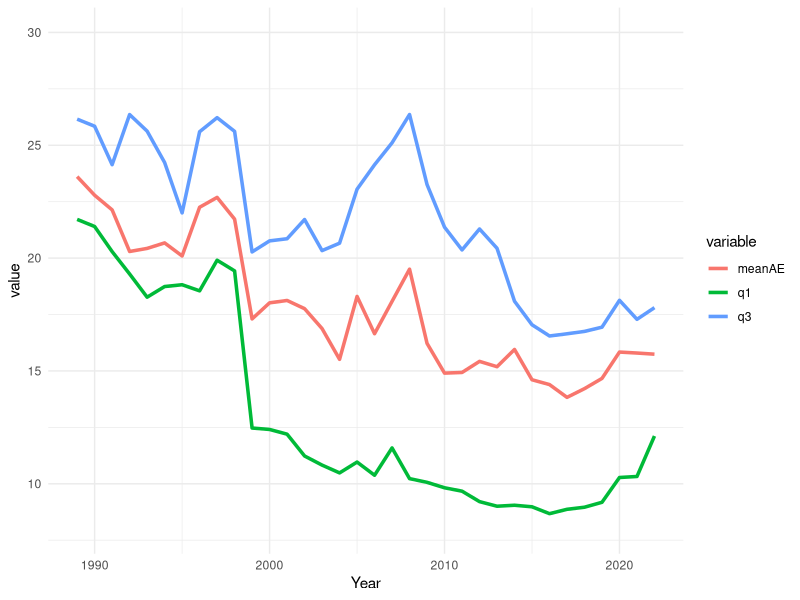
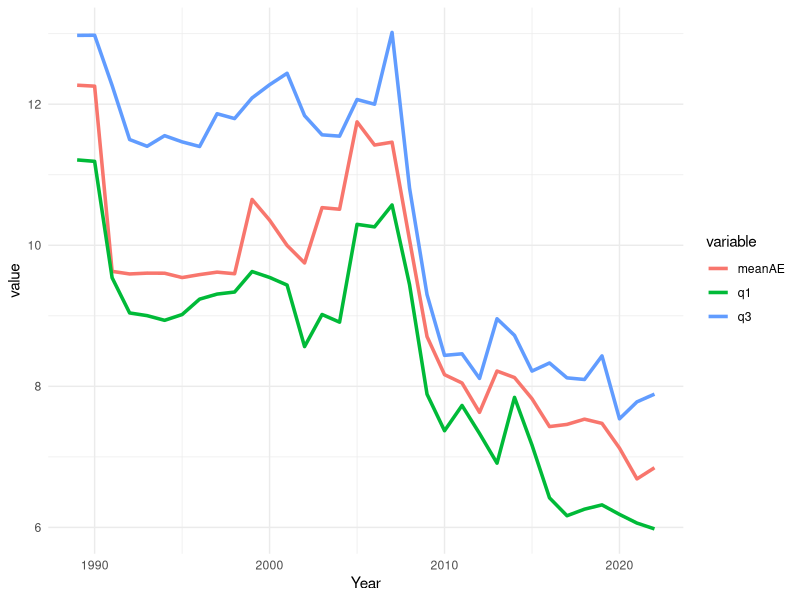
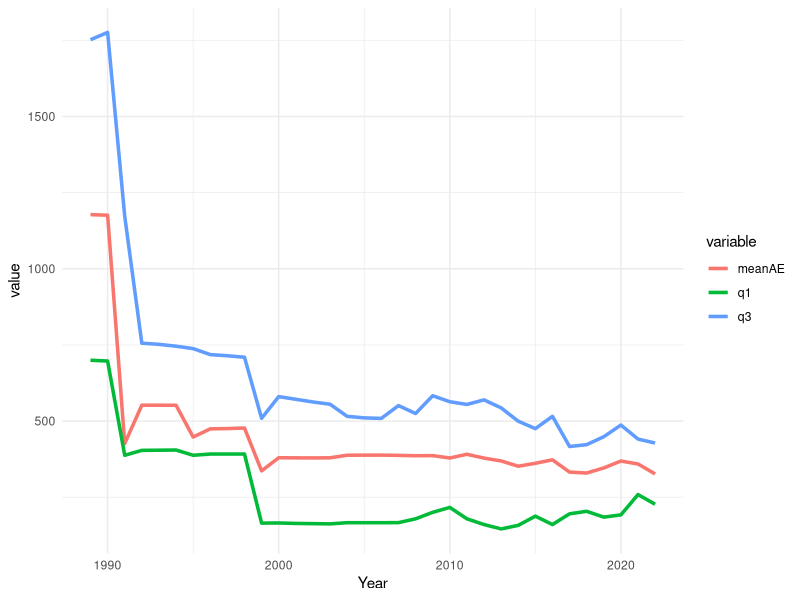

Here is the R script that generated these plots, in order: (Note: this script raises an error after producing the figures.)
# relevant liabrary
library(readxl)
library(tidyverse)


# loading the data
data <- read_excel("Data for analysis.xlsx", 
                                sheet = "Final")
data <- na.omit(data)

# summary statistics for the banks

leverdUnleverd <- data %>% 
  group_by(`Bank Name`) %>% 
  summarise(
    N = n(),
    Min = min(`Assets/Equity`),
    Mean = mean(`Assets/Equity`),
    q1 = quantile(`Assets/Equity`,probs = 0.25),
    Median = median(`Assets/Equity`),
    q3 = quantile(`Assets/Equity`,probs = 0.75),
    Max = max(`Assets/Equity`)
    
  )

# 1st and 4th quantile of the overall asset/equity
  
data %>% 
  summarise(
    quantile = quantile(`Assets/Equity`, probs = c(0.25,0.75))
  )

# finding the levered and unlevered firms

leverdUnleverd %>% 
  filter(q1<=10.7 | q1>=21.3) %>% 
  arrange(q1)



# partioning the data in the highly levered and lower levered dataset

dataPart <- data %>% 
  # select(`Bank Name`, Year, LL, HL) %>% 
  mutate(
    LL = case_when(
    `Bank Name`== "Truist Financial"~1,
    `Bank Name`== "M&T Bank"~1,
    `Bank Name`== "PNC"~1,
    `Bank Name`== "Fifth Third Bancorp"~1,
    `Bank Name`== "Bank of New York Mellon"~1,
    `Bank Name`== "Bank of America"~1,
    `Bank Name`== "US Bancorp"~1,
    `Bank Name`== "JPMorgan Chase"~1,
    TRUE ~ 0),
    HL = case_when(
      `Bank Name`== "Deutsche Bank"~1,
      TRUE ~ 0)) 

dataPart %>% 
  # group_by(LL,HL) %>% 
  filter(HL==1 | LL==1) %>%
  group_by(LL,HL) %>%
  summarise(
    obs=n(),
    assets=mean(`Total Assets`/1000),
    costOfDebtFinancing = mean(`Interest Expense%`),
    growthRateOfDebtFinancing =mean(`Equity Growth`),
    growthRateOfLending = mean(`Loan Growth`),
    assetRisk = sd(`Total Assets`),
    ROA = mean(`Return on Assets`)
    
    
  ) %>% t()


# variable summary stat (x_it) plus macro variables
# N, mean, std.dev, min, max

dataPart %>% 
  summarise(
    N=n(),
    MeanEq = mean(log(`Total Common Equity`)),
    MeanAss = mean(log(`Total Common Equity`)),
    MeanEq = mean(log(`Total Common Equity`))
    
  )






# Need to draw the figures (4 figures)

library(ggplot2)

# Asset and total equity (i)

data %>% 
  group_by(Year) %>% 
  summarise(
    meanAE=median(`Assets/Equity`),
    q1 = quantile(`Assets/Equity`, probs = 0.25),
    q3 = quantile(`Assets/Equity`, probs = 0.75)
  ) %>% 
  ungroup() %>% 
  pivot_longer(cols = -Year,names_to = "variable",values_to = "value") %>% 
  ggplot(mapping = aes(x=Year, y= value, col =variable))+
  geom_line(size =1.2)+
  ylim(c(8,30))+
  theme_minimal()

# RWA and Tier 1 capital ratio (iii)

data %>% 
  group_by(Year) %>% 
  summarise(
    meanAE=median(`RWA/Tier 1`),
    q1 = quantile(`RWA/Tier 1`, probs = 0.25),
    q3 = quantile(`RWA/Tier 1`, probs = 0.75)
  ) %>% 
  ungroup() %>% 
  pivot_longer(cols = -Year,names_to = "variable",values_to = "value") %>% 
  ggplot(mapping = aes(x=Year, y= value, col =variable))+
  geom_line(size =1.2)+
  # ylim(c(8,30))+
  theme_minimal()
  

# Total fair value of the asset and the market value of the equity (need the market value of equity) (iv)

data %>% 
  group_by(Year) %>% 
  summarise(
    meanAE=median(`Total Fair Value Assets/Total Equity`),
    q1 = quantile(`Total Fair Value Assets/Total Equity`, probs = 0.25),
    q3 = quantile(`Total Fair Value Assets/Total Equity`, probs = 0.75)
  ) %>% 
  ungroup() %>% 
  pivot_longer(cols = -Year,names_to = "variable",values_to = "value") %>% 
  ggplot(mapping = aes(x=Year, y= value, col =variable))+
  geom_line(size =1.2)+
  # ylim(c(8,30))+
  theme_minimal()





# questions 1: Elasticity of bank activity with respect to bank capital
# log (total asset) == log (total equity)
library(plm)
pData <- pdata.frame(data[,c(2,3,6:34)], index = c('BankID'))
# pData$row.names <- make.unique(pData$row.names)

linearModel1 <- lm(formula = log(data$`Total Assets`)~log(data$`Total Common Equity`),data = data)

plm1_i <- plm(formula = log(`Total.Assets`)~log(`Total.Common.Equity`), 
    data = pData, 
    model = 'within', 
    effect = "time")
summary(plm1_i)

plm1_ii <- plm(formula = log(`Total.Assets`)~log(`Total.Common.Equity`)+`Return.on.Assets`, 
    data = pData, 
    model = 'within', 
    effect = "individual")
summary(plm1_ii)

# question 2: Does equity react to the cycle?

plm2_i <- plm(formula = log(`Total.Common.Equity`)~lag(log(`Total.Common.Equity`))
              +`Return.on.Assets`+`GAAP.IFRS`, 
               data = pData, 
               model = 'within',
              effect = 'twoways')
summary(plm2_i)

# second parts

plm2_ii <- plm(formula = log(`Total.Common.Equity`)~lag(log(`Total.Common.Equity`))
               +Crisis
               +Crisis:lag(log(`Total.Common.Equity`))
               +`Return.on.Assets`
               +`Return.on.Assets`:Crisis
               +`GAAP.IFRS`, 
               data = pData, 
               model = 'within') # need to have the data based on ruling around the effects
summary(plm2_ii)




# further parts with macrodata (i: common equity)


# (a)

plm2_iii <- plm(formula = `Equity.Growth`~ `GDP.growth`,
               data = pData, 
               model = 'within',
               effect = 'twoways') # need to have the data based on ruling around the effects
summary(plm2_iii)

# (c)

plm2_iii <- plm(formula = `Equity.Growth`~ `GDP.growth`+ `GDP.growth`:Crisis,
               data = pData, 
               model = 'within',
               effect = 'twoways') # need to have the data based on ruling around the effects
summary(plm2_iii)

# (b)

plm2_iii <- plm(formula = `Equity.Growth`~ `Stock.Market.Growth`,
               data = pData, 
               model = 'within',
               effect = 'twoways') # need to have the data based on ruling around the effects
summary(plm2_iii)

# (d)

plm2_iii <- plm(formula = `Equity.Growth`~ `Stock.Market.Growth`+`Stock.Market.Growth`:Crisis,
               data = pData, 
               model = 'within',
               effect = 'twoways') # need to have the data based on ruling around the effects
summary(plm2_iii)



# further parts with macrodata (ii: Tier 1 equity)

# (a)

plm2_iii <- plm(formula = `Tier.1.Growth`~ `GDP.growth`,
               data = pData, 
               model = 'within',
               effect = 'twoways') # need to have the data based on ruling around the effects
summary(plm2_iii)

# (c)

plm2_iii <- plm(formula = `Tier.1.Growth`~ `GDP.growth`+ `GDP.growth`:Crisis,
               data = pData, 
               model = 'within',
               effect = 'twoways') # need to have the data based on ruling around the effects
summary(plm2_iii)

# (b)

plm2_iii <- plm(formula = `Tier.1.Growth`~ `Stock.Market.Growth`,
               data = pData, 
               model = 'within',
               effect = 'twoways') # need to have the data based on ruling around the effects
summary(plm2_iii)

# (d)

plm2_iii <- plm(formula = `Tier.1.Growth`~ `Stock.Market.Growth`+`Stock.Market.Growth`:Crisis,
               data = pData, 
               model = 'within',
               effect = 'twoways') # need to have the data based on ruling around the effects
summary(plm2_iii)





# question 3: Impact of bank capitalization on funding costs

(a)

plm3_i <- plm(formula = `Interest.Expense.`~lag(`Assets.Equity`)
              +lag(`Interest.Expense.`)
              +`Return.on.Assets`
              +`GAAP.IFRS`,
               data = pData, 
               model = 'within',
              effect = 'twoways')
summary(plm3_i)

(b)

plm3_i <- plm(formula = `Interest.Expense.`~lag(`RWA.Tier.1`)
              +lag(`Interest.Expense.`)
              +`Return.on.Assets`
              +`GAAP.IFRS`,
              data = pData, 
              model = 'within',
              effect = 'twoways')
summary(plm3_i)



(c)


plm3_i <- plm(formula = `Interest.Expense.`~lag(`Total.Common.Equity`/`Total.Assets`)
              +lag(`Interest.Expense.`)
              +`Return.on.Assets`
              +`GAAP.IFRS`,
              data = pData, 
              model = 'within',
              effect = 'twoways')
summary(plm3_i)
  
# now same model but controlling macroeconomic variables 

# (a) need to do it later again

plm3_i <- plm(formula = `Interest.Expense.`~lag(`Assets.Equity`)
              +lag(`Interest.Expense.`)
              + `GDP.growth`
              + `MP3.growth`
              + `Stock.Market.Growth`
              +`Return.on.Assets`
              +`GAAP.IFRS`,
               data = pData, 
               model = 'within',
              effect = 'twoways')
summary(plm3_i)

# (b)

plm3_i <- plm(formula = `Interest.Expense.`~lag(`RWA.Tier.1`)
              +lag(`Interest.Expense.`)
              +`Return.on.Assets`
              +`GAAP.IFRS`,
              data = pData, 
              model = 'within',
              effect = 'twoways')
summary(plm3_i)



# (c)


plm3_i <- plm(formula = `Interest.Expense.`~lag(`Total.Common.Equity`/`Total.Assets`)
              +lag(`Interest.Expense.`)
              +`Return.on.Assets`
              +`GAAP.IFRS`,
              data = pData, 
              model = 'within',
              effect = 'twoways')
summary(plm3_i)
  

# Need to complete the funding analysis issues as soon as possible (tomorrow will be even better)
